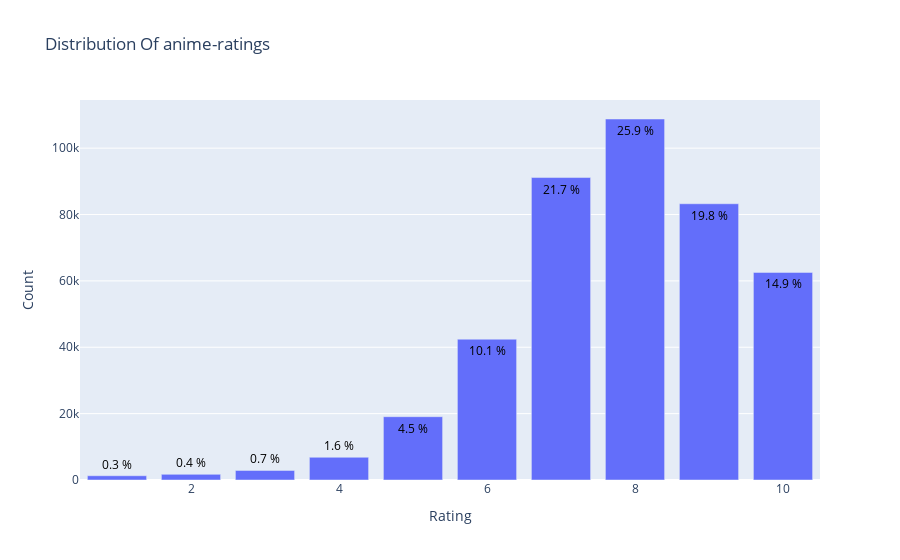

Notebook code cell kept with this figure:
### Code cell
from plotly.offline import init_notebook_mode, plot, iplot
import plotly.graph_objs as go

init_notebook_mode(connected=True)

graph_data = ratings_data['Feedback'].value_counts().sort_index(ascending=False)
trace = go.Bar(x = graph_data.index,
               text = ['{:.1f} %'.format(val) for val in (graph_data.values / ratings_data.shape[0] * 100)],
               textposition = 'auto',
               textfont = dict(color = '#000000'),
               y = graph_data.values,
               )
# Create layout
layout = dict(title = 'Distribution Of anime-ratings',
              xaxis = dict(title = 'Rating'),
              yaxis = dict(title = 'Count'))
# Create plot
fig = go.Figure(data=[trace], layout=layout)
iplot(fig)

### Figure 1 — Plotly figure (JSON) as saved in the notebook; plotly's stock layout.template omitted (floating-point values rounded to 4 significant figures)
{"data": [{"text": ["14.9 %", "19.8 %", "25.9 %", "21.7 %", "10.1 %", "4.5 %", "1.6 %", "0.7 %", "0.4 %", "0.3 %"], "textfont": {"color": "#000000"}, "textposition": "auto", "type": "bar", "x": [10, 9, 8, 7, 6, 5, 4, 3, 2, 1], "y": [62558, 83245, 108785, 91138, 42433, 19078, 6847, 2889, 1702, 1278]}], "layout": {"title": {"text": "Distribution Of anime-ratings"}, "xaxis": {"title": {"text": "Rating"}}, "yaxis": {"title": {"text": "Count"}}}}
